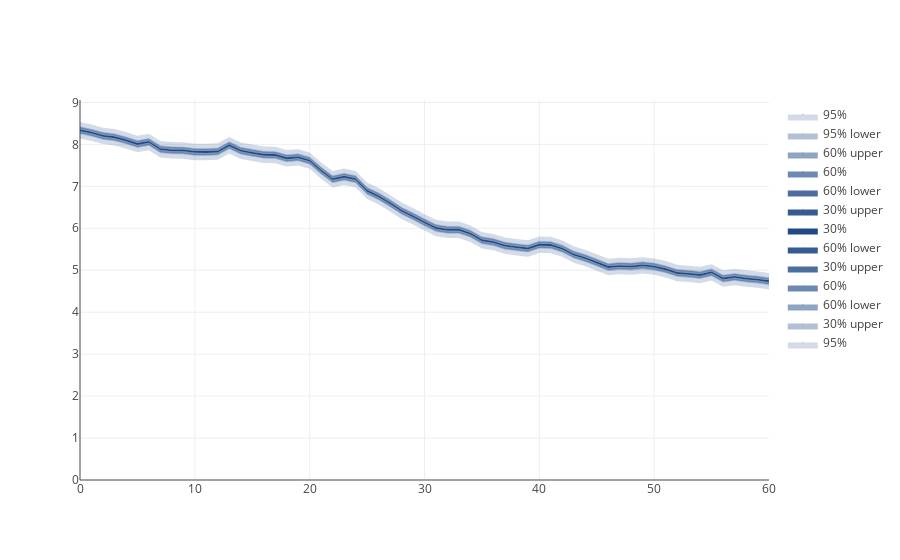
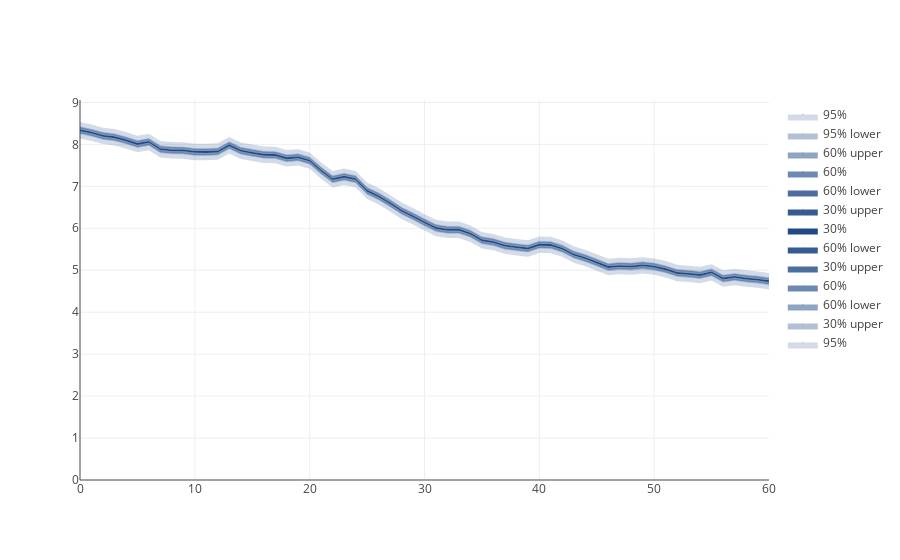

Notebook source saved alongside these figures, in order:
### Markdown cell above
This is example of using fuzzy plot with jupyer notebook.
We can config to work with jupyernotebook or generate html chart or on plotly server.

### Code cell
from plotly import __version__
from plotly.offline import download_plotlyjs, init_notebook_mode, plot, iplot
import plotly.graph_objs as go

import fuzzy.fuzzy_main as fuz

init_notebook_mode(connected=True)

my_plt = fuz.FuzzyPlotly(fuz.x_values, fuz.y_values, fuz.std)
my_plt.plot()
